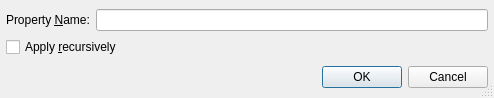
<ui version="4.0" >
 <class>SvnPropDelDialog</class>
 <widget class="QDialog" name="SvnPropDelDialog" >
  <property name="geometry" >
   <rect>
    <x>0</x>
    <y>0</y>
    <width>494</width>
    <height>98</height>
   </rect>
  </property>
  <property name="windowTitle" >
   <string>Delete Subversion Property</string>
  </property>
  <property name="sizeGripEnabled" >
   <bool>true</bool>
  </property>
  <layout class="QVBoxLayout" >
   <item>
    <layout class="QGridLayout" >
     <item row="0" column="1" >
      <widget class="QLineEdit" name="propNameEdit" >
       <property name="toolTip" >
        <string>Enter the name of the property to be deleted</string>
       </property>
      </widget>
     </item>
     <item row="1" column="0" colspan="2" >
      <widget class="QCheckBox" name="recurseCheckBox" >
       <property name="toolTip" >
        <string>Select to apply the property recursively</string>
       </property>
       <property name="text" >
        <string>Apply &amp;recursively</string>
       </property>
      </widget>
     </item>
     <item row="0" column="0" >
      <widget class="QLabel" name="textLabel1" >
       <property name="text" >
        <string>Property &amp;Name:</string>
       </property>
       <property name="buddy" >
        <cstring>propNameEdit</cstring>
       </property>
      </widget>
     </item>
    </layout>
   </item>
   <item>
    <widget class="QDialogButtonBox" name="buttonBox" >
     <property name="orientation" >
      <enum>Qt::Horizontal</enum>
     </property>
     <property name="standardButtons" >
      <set>QDialogButtonBox::Cancel|QDialogButtonBox::Ok</set>
     </property>
    </widget>
   </item>
  </layout>
 </widget>
 <layoutdefault spacing="6" margin="6" />
 <pixmapfunction>qPixmapFromMimeSource</pixmapfunction>
 <tabstops>
  <tabstop>propNameEdit</tabstop>
  <tabstop>recurseCheckBox</tabstop>
 </tabstops>
 <resources/>
 <connections>
  <connection>
   <sender>buttonBox</sender>
   <signal>accepted()</signal>
   <receiver>SvnPropDelDialog</receiver>
   <slot>accept()</slot>
   <hints>
    <hint type="sourcelabel" >
     <x>37</x>
     <y>77</y>
    </hint>
    <hint type="destinationlabel" >
     <x>37</x>
     <y>95</y>
    </hint>
   </hints>
  </connection>
  <connection>
   <sender>buttonBox</sender>
   <signal>rejected()</signal>
   <receiver>SvnPropDelDialog</receiver>
   <slot>reject()</slot>
   <hints>
    <hint type="sourcelabel" >
     <x>88</x>
     <y>75</y>
    </hint>
    <hint type="destinationlabel" >
     <x>88</x>
     <y>96</y>
    </hint>
   </hints>
  </connection>
 </connections>
</ui>
